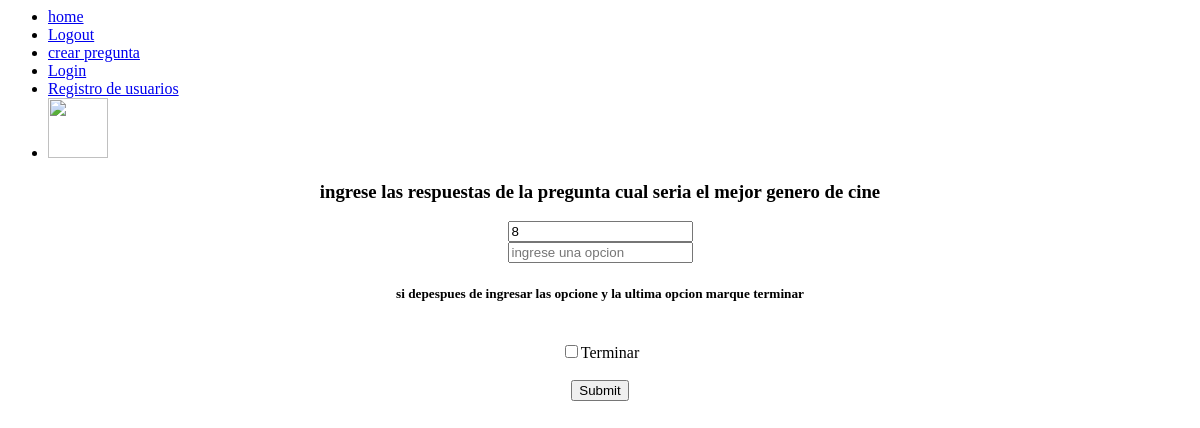
Page /anadir_opciones/ on the earlier database version.
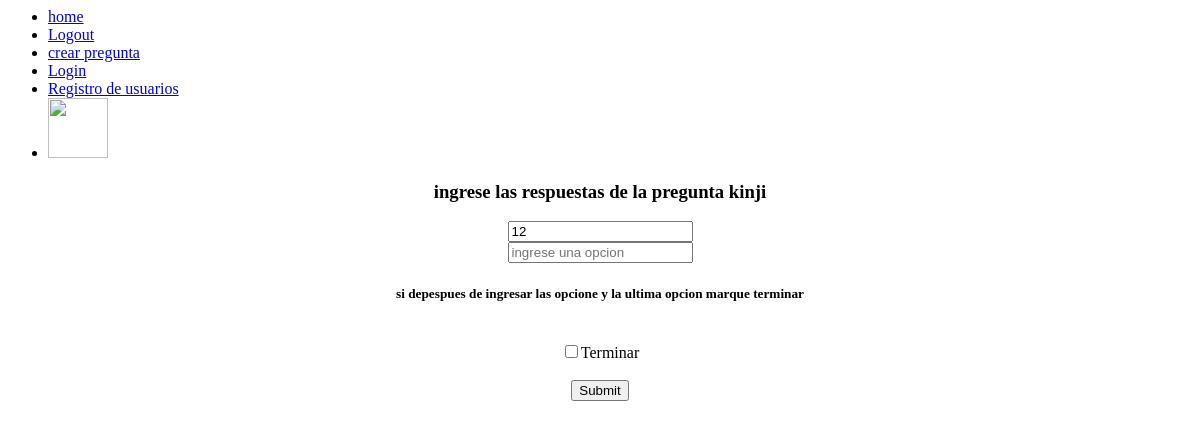
Same page on the later database version.
### apps/voto/models.py (models this page shows, shortened)
class pregunta(models.Model):
	id = models.AutoField(primary_key=True)
	nombre = models.CharField(max_length=64)
	id_usuario = models.ForeignKey(usuario)
	id_categoria = models.ForeignKey(categoria,null=True,blank=True)
	creado = models.DateField(default=timezone.now,null=True,blank=True)

### apps/voto/views.py (the view)
# urls.py: url(r'^anadir_opciones/$',anadir_opciones,name='anadir_opciones'),
def anadir_opciones(request,pk=None):
	pregunta_get = pregunta.objects.latest('id')
	all_opciones = opciones.objects.filter(id_pregunta=pregunta_get)
	listaop = []
	for i in all_opciones:
		listaop.append(i)
	form = anadir_opcionesForm(request.POST or None)
	if form.is_valid():
		instance = form.save()
		instance.id_pregunta = pregunta.objects.get(id=request.POST['id_pregunta'])
		instance.opcion = request.POST['opcion']
		instance.save()
		if instance.terminar == True:
			p = pregunta_opcion()
			p.id_pregunta = instance.id_pregunta
			p.save()
			p.id_opciones = listaop
			return redirect('index_view')
	else:
		print "no valido"
	return render(request,'voto/anadir_opciones.html',{"object":pregunta_get})

### apps/voto/processors.py (called while the page is built)
def user_image(request):
	try:
		img=None
		user=request.user
		up=usuario.objects.get(user_perfil=user)
		img='/media/%s'%up.image
	except:
		img='http://localhost:8000/media/debian.png'
	return img

def consultory(request):
	dic = {
			'get_image_profile':user_image(request),
	}
	return dic

### templates/voto/anadir_opciones.html (shortened to what this page needs)
{% extends 'base.html' %}
{% load staticfiles %}
{% block content %}
<center>
	<h3>ingrese las respuestas de la pregunta {{object.nombre}}</h3>
	<form action="."  method="POST" enctype="multipart/form-data">
			<input type="text" name="id_pregunta" id="id_pregunt" placeholder="pregunta" value="{{object.id}}"><br>
			<input type="text" name="opcion" id="id_opcion" placeholder="ingrese una opcion"><br>
			<h5>si depespues de ingresar las opcione y la ultima opcion marque terminar</h5><br>
			<input type="checkbox" name="terminar" id="id_terminar">Terminar<br><br>
			<input type="submit" id="id_registrar" name="action"><br>
	</form>
{% endblock %}

Differences in the rows shown:
no longer on this page (row edited): pregunta: nombre "cual seria el mejor genero de cine", id_pregunta "8"
added pregunta: nombre "kinji", id_pregunta "12"
